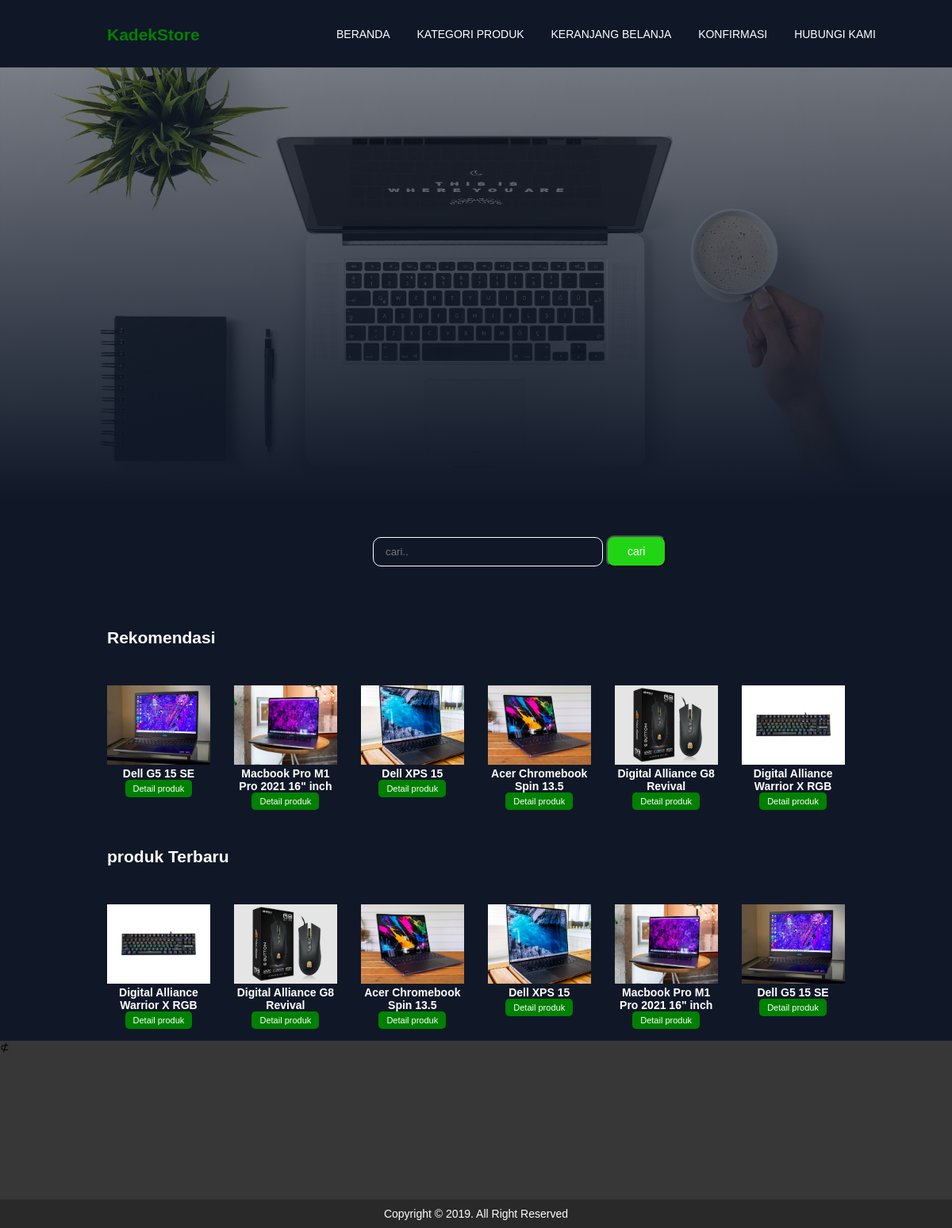
The page / on the database its author committed.
### tables this page shows
CREATE TABLE `produk` (
  `idproduk` int(11) NOT NULL,
  `id_kategori` int(11) NOT NULL,
  `namaproduk` varchar(100) NOT NULL,
  `harga` int(11) NOT NULL,
  `stok` int(11) NOT NULL,
  `keterangan` text NOT NULL,
  `images` varchar(100) NOT NULL,
  `berat` int(11) NOT NULL,
  `pilihanwarna` varchar(35) NOT NULL,
  `deskripsi` text NOT NULL
);

### page/home.php (the view, shortened to what this page needs)
<div class="thumbnail">
    <div class="linear"></div>
</div>
<div class="body_konten">
    <div class="container">
        <form class="produk_search" method="post" class="form">
            <input class="form_search" type="text" name="cari" placeholder="cari..">
            <button class="form_button2" for="cari">cari</button>
        </form>
        <div class="row">
            <div class="col-12 heading_produk">
                <h1>Rekomendasi</h1>
            </div>
        </div>
        <?php
        $produk = mysqli_query($conn, "SELECT * FROM produk ORDER BY idproduk");
        while ($produk1 = mysqli_fetch_array($produk)) {
        ?>
            <div class="col-2">
                <img src="<?php echo $produk1['images']; ?>" width="100%" height="100px"><br>
                <div class="namaproduk" align="center">
                    <a href="?page=detail_produk&&idproduk=<?php echo $produk1['idproduk']; ?>">
                        <?php echo $produk1['namaproduk']; ?>
                    </a>
                </div>
                <center>
                    <a href="?page=detail_produk&&idproduk=<?php echo $produk1['idproduk']; ?>" class="detail_produk">Detail produk</a>
                </center>
            </div>
        <?php } ?>
    </div>
    <div class="container">
        <div class="row">
            <div class="col-12 heading_produk">
                <h1>produk Terbaru</h1>
            </div>
        </div>
        <?php
        $produk = mysqli_query($conn, "SELECT * FROM produk ORDER BY idproduk DESC");
        while ($produk1 = mysqli_fetch_array($produk)) {
        ?>
            <div class="col-2">
                <img src="<?php echo $produk1['images']; ?>" width="100%" height="100px"><br>
                <div class="namaproduk" align="center">
                    <a href="?page=detail_produk&&idproduk=<?php echo $produk1['idproduk']; ?>">
                        <?php echo $produk1['namaproduk']; ?>
                    </a>
                </div>
                <center>
                    <a href="?page=detail_produk&&idproduk=<?php echo $produk1['idproduk']; ?>" class="detail_produk">Detail produk</a>
                </center>
            </div>
        <?php } ?>
    </div>
</div>

### index.php (shortened to what this page needs)
<?php
include "connect.php";
?>
<!doctype html>
<html>
<head>
	<link href="style.css" rel="stylesheet" type="text/css">
</head>
<body>
	<section class="header">
		<div class="container">
			<div class="row">
				<div class="col-1 heading">
					<h2>KadekStore</h2>
				</div>
				<div class="col-11 header_menu_user">
					<a href="?page" class="menu_atas">Beranda</a>
					<a href="?page=kategori_produk" class="menu_atas">Kategori Produk</a>
					<a href="?page=troli" class="menu_atas">Keranjang Belanja</a>
					<a href="?page=konfirmasi" class="menu_atas">Konfirmasi</a>
					<a href="?page=kontak" class="menu_atas">Hubungi Kami</a>
				</div>
			</div>
		</div>
	</section>
	<section class="konten">
		<?php
		$page = @$_GET['page'];
		if ($page == "kategori_produk") {
			include "page/kategoriproduk.php";
		} elseif ($page == "kategori_produk1") {
			include "page/kategoriproduk1.php";
		} elseif ($page == "troli") {
			include "page/troli.php";
		} elseif ($page == "konfirmasi") {
			include "page/konfirmasi.php";
		} elseif ($page == "detail_produk") {
			include "page/detail_produk.php";
		} elseif ($page == "proses_order") {
			include "page/proses_order.php";
		} elseif ($page == "kontak") {
			include "page/kontak.php";
		} else {
			include "page/home.php";
		}
		?>
	</section>
	<section class="footer">
		&nsub;
	</section>
	<section class="footer1">
		Copyright &copy; 2019. All Right Reserved
	</section>
</body>
</html>

### style.css (style rules this page uses)
body { margin: 0 0 0 0; font-family: Tahoma, arial; font-size: 14px; }
* { box-sizing: border-box; }
.row { content: ""; clear: both; display: table; }
.col-1 { width: 8.33%; }
.col-2 { width: 16.66%; }
.col-11 { width: 91.66%; }
.col-12 { width: 100%; }
[class*="col-"] { float: left; padding: 15px; }
.container { margin: 0 auto; width: 80%; text-align: left; }
.header { position: fixed; width: 100%; height: 85px; background: #101828; }
.header_menu_user { padding-top: 35px; position: relative; display: inline-block; left: 200px; float: right; }
.heading { color: green; }
.heading_produk { color: #fff; }
.menu_atas { padding: 10px 15px; text-decoration: none; color: #FFF; text-transform: uppercase; }
.konten { padding-top: 80px; }
.body_konten { margin-top: -20px; background: #101828; }
.produk_search { padding: 30px; padding-left: 350px; width: 100%; line-height: 5em; }
.form_search { width: 50%; padding: 10px 15px; color: #636363; border-radius: 10px; background-color: #101828; border: 1px solid #fff; }
.thumbnail { height: 550px; width: 100%; background: url(images/thumbnail.jpg); background-position: center; background-size: cover; margin-bottom: 20px; }
.linear { background-image: linear-gradient(rgba(16, 24, 40, 0.5), rgba(16, 24, 40, 1)); width: 100%; height: 100%; }
.form_button2 { padding: 10px 25px; border-radius: 10px; background: #21d515; font-size: 14px; color: #fff; text-decoration: none; }
.namaproduk a { font-weight: bold; text-decoration: none; color: #FFF; }
.detail_produk { text-decoration: none; display: inline-block; border-radius: 5px; padding: 5px 10px; font-size: 11px; background: green; color: #FFFFFF; }
.footer { height: 200px; background: #373737; }
.footer1 { padding: 10px; color: #fff; text-align: center; background: #292929; }

### rows shown on the page
produk: images (picture), namaproduk "Dell G5 15 SE"
produk: images (picture), namaproduk "Macbook Pro M1 Pro 2021 16\" inch"
produk: images (picture), namaproduk "Dell XPS 15"
produk: images (picture), namaproduk "Acer Chromebook Spin 13.5"
produk: images (picture), namaproduk "Digital Alliance G8 Revival"
produk: images (picture), namaproduk "Digital Alliance Warrior X RGB"
